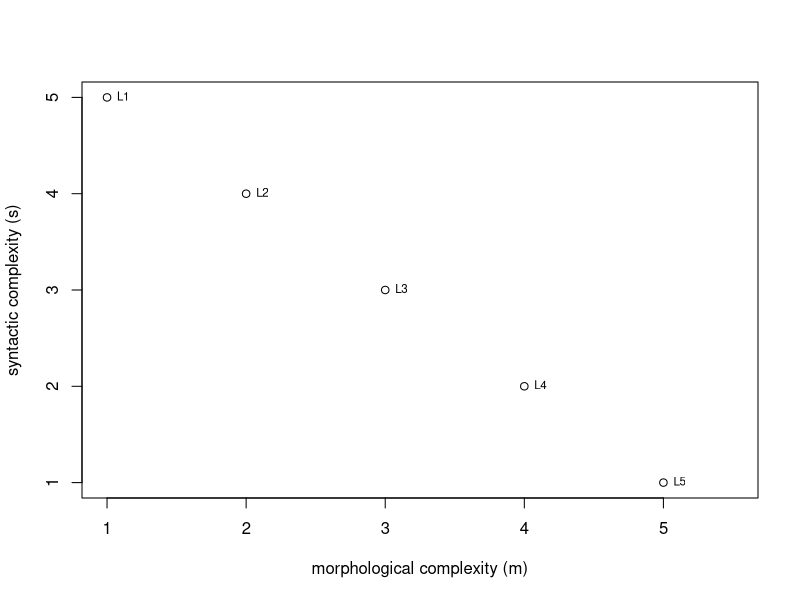
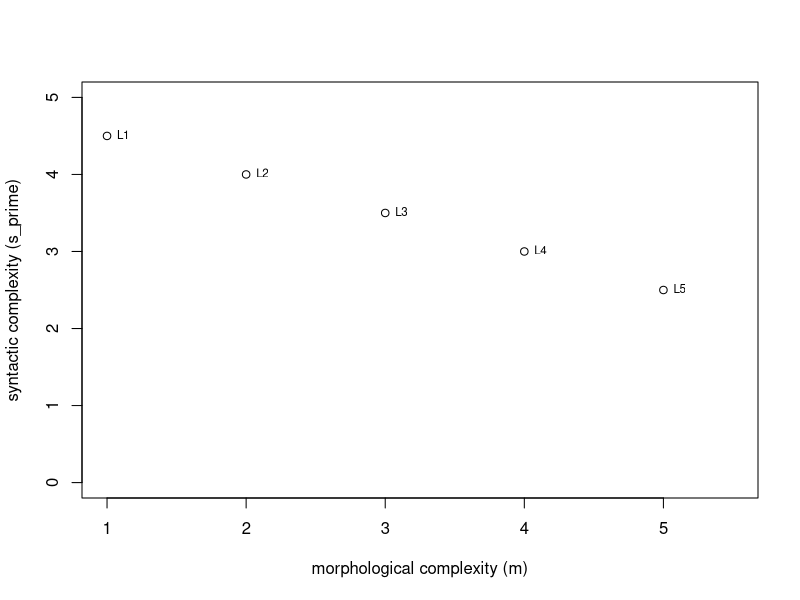

Write the R code that produced these figures, in order.
## ---- chunk 1
knitr::opts_chunk$set(echo = TRUE)
## ---- chunk 2
# R version
sessionInfo()$R.version$version.string
# platform
sessionInfo()$R.version$platform 
## ---- chunk 3
library(MASS)
library(ggplot2)
library(plyr)
library(GGally)
library(rstatix)
## ---- chunk 4
# version of packages loaded
installed.packages()[names(sessionInfo()$otherPkgs), "Version"]
## ---- chunk 5
language = c("L1", "L2", "L3", "L4", "L5")
m <- c(1, 2, 3, 4, 5)
s <- 5 + -1*(m-1)
example.df <- data.frame(language, m, s)
print(example.df)
## ---- chunk 6
plot(example.df$m, example.df$s, xlab = "morphological complexity (m)",
     ylab = "syntactic complexity (s)", xlim = c(1, 5.5))
text(example.df$m, example.df$s, labels = example.df$language, cex = 0.7, pos = 4)
## ---- chunk 7
cor(example.df$m, example.df$s, method = "pearson")
## ---- chunk 8
cor(example.df$m, example.df$s, method = "spearman")
## ---- chunk 9
language = c("L1", "L2", "L3", "L4", "L5")
m <- c(1, 2, 3, 4, 5)
s_prime <- 5 + -0.5*m
example.df <- data.frame(language, m, s, s_prime)
print(example.df)
## ---- chunk 10
plot(example.df$m, example.df$s_prime, xlab = "morphological complexity (m)",
     ylab = "syntactic complexity (s_prime)", xlim = c(1, 5.5), ylim = c(0, 5))
text(example.df$m, example.df$s_prime, labels = example.df$language, cex = 0.7, pos = 4)
## ---- chunk 11
cor(example.df$m, example.df$s_prime, method = "pearson")
## ---- chunk 12
language = c("L1", "L2", "L3", "L4", "L5")
m <- c(1, 2, 3, 4, 5)
s_prime <- 5 + m*-0.5
rank_m <- c(1, 2, 3, 4, 5)
rank_s_prime <- c(5, 4, 3, 2, 1)
example.df <- data.frame(language, m, s_prime, rank_m, rank_s_prime)
print(example.df)
## ---- chunk 13
cor(example.df$m, example.df$s_prime, method = "spearman")
